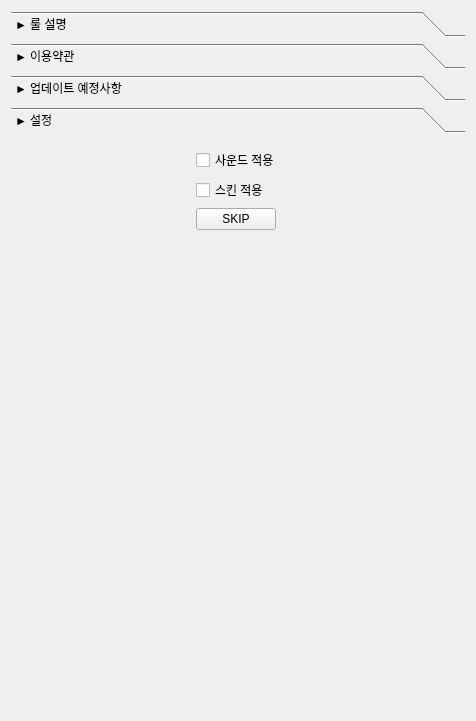
<?xml version="1.0" encoding="UTF-8"?>
<ui version="4.0">
 <class>Form</class>
 <widget class="QWidget" name="Form">
  <property name="geometry">
   <rect>
    <x>0</x>
    <y>0</y>
    <width>476</width>
    <height>721</height>
   </rect>
  </property>
  <property name="windowTitle">
   <string>Form</string>
  </property>
  <layout class="QHBoxLayout" name="horizontalLayout">
   <item>
    <widget class="QToolBox" name="toolBox">
     <property name="currentIndex">
      <number>3</number>
     </property>
     <widget class="QWidget" name="page_5">
      <property name="geometry">
       <rect>
        <x>0</x>
        <y>0</y>
        <width>452</width>
        <height>553</height>
       </rect>
      </property>
      <attribute name="label">
       <string>► 룰 설명 </string>
      </attribute>
      <layout class="QHBoxLayout" name="horizontalLayout_9">
       <item>
        <widget class="QScrollArea" name="scrollArea_4">
         <property name="widgetResizable">
          <bool>true</bool>
         </property>
         <widget class="QWidget" name="scrollAreaWidgetContents_4">
          <property name="geometry">
           <rect>
            <x>0</x>
            <y>0</y>
            <width>426</width>
            <height>527</height>
           </rect>
          </property>
          <layout class="QHBoxLayout" name="horizontalLayout_10">
           <item>
            <widget class="QTextEdit" name="textEdit_4">
             <property name="html">
              <string>&lt;!DOCTYPE HTML PUBLIC &quot;-//W3C//DTD HTML 4.0//EN&quot; &quot;http://www.w3.org/TR/REC-html40/strict.dtd&quot;&gt;
&lt;html&gt;&lt;head&gt;&lt;meta name=&quot;qrichtext&quot; content=&quot;1&quot; /&gt;&lt;style type=&quot;text/css&quot;&gt;
p, li { white-space: pre-wrap; }
&lt;/style&gt;&lt;/head&gt;&lt;body style=&quot; font-family:'.AppleSystemUIFont'; font-size:13pt; font-weight:400; font-style:normal;&quot;&gt;
&lt;p style=&quot; margin-top:0px; margin-bottom:0px; margin-left:0px; margin-right:0px; -qt-block-indent:0; text-indent:0px;&quot;&gt;룰 글로 설명 or 사진첨부&lt;/p&gt;
&lt;p style=&quot; margin-top:0px; margin-bottom:0px; margin-left:0px; margin-right:0px; -qt-block-indent:0; text-indent:0px;&quot;&gt;ㄹ&lt;/p&gt;
&lt;p style=&quot; margin-top:0px; margin-bottom:0px; margin-left:0px; margin-right:0px; -qt-block-indent:0; text-indent:0px;&quot;&gt;ㄹ&lt;/p&gt;
&lt;p style=&quot; margin-top:0px; margin-bottom:0px; margin-left:0px; margin-right:0px; -qt-block-indent:0; text-indent:0px;&quot;&gt;ㄹ&lt;/p&gt;
&lt;p style=&quot; margin-top:0px; margin-bottom:0px; margin-left:0px; margin-right:0px; -qt-block-indent:0; text-indent:0px;&quot;&gt;ㄹ&lt;/p&gt;
&lt;p style=&quot; margin-top:0px; margin-bottom:0px; margin-left:0px; margin-right:0px; -qt-block-indent:0; text-indent:0px;&quot;&gt;ㄹ&lt;/p&gt;
&lt;p style=&quot; margin-top:0px; margin-bottom:0px; margin-left:0px; margin-right:0px; -qt-block-indent:0; text-indent:0px;&quot;&gt;ㄹ&lt;/p&gt;
&lt;p style=&quot; margin-top:0px; margin-bottom:0px; margin-left:0px; margin-right:0px; -qt-block-indent:0; text-indent:0px;&quot;&gt;ㄹ&lt;/p&gt;
&lt;p style=&quot; margin-top:0px; margin-bottom:0px; margin-left:0px; margin-right:0px; -qt-block-indent:0; text-indent:0px;&quot;&gt;ㄹ&lt;/p&gt;
&lt;p style=&quot; margin-top:0px; margin-bottom:0px; margin-left:0px; margin-right:0px; -qt-block-indent:0; text-indent:0px;&quot;&gt;ㄹ&lt;/p&gt;
&lt;p style=&quot; margin-top:0px; margin-bottom:0px; margin-left:0px; margin-right:0px; -qt-block-indent:0; text-indent:0px;&quot;&gt;ㄹ&lt;/p&gt;
&lt;p style=&quot; margin-top:0px; margin-bottom:0px; margin-left:0px; margin-right:0px; -qt-block-indent:0; text-indent:0px;&quot;&gt;ㄹ&lt;/p&gt;
&lt;p style=&quot; margin-top:0px; margin-bottom:0px; margin-left:0px; margin-right:0px; -qt-block-indent:0; text-indent:0px;&quot;&gt;ㄹ&lt;/p&gt;
&lt;p style=&quot; margin-top:0px; margin-bottom:0px; margin-left:0px; margin-right:0px; -qt-block-indent:0; text-indent:0px;&quot;&gt;ㄹ&lt;/p&gt;
&lt;p style=&quot; margin-top:0px; margin-bottom:0px; margin-left:0px; margin-right:0px; -qt-block-indent:0; text-indent:0px;&quot;&gt;ㄹ&lt;/p&gt;
&lt;p style=&quot; margin-top:0px; margin-bottom:0px; margin-left:0px; margin-right:0px; -qt-block-indent:0; text-indent:0px;&quot;&gt;ㄹ&lt;/p&gt;
&lt;p style=&quot; margin-top:0px; margin-bottom:0px; margin-left:0px; margin-right:0px; -qt-block-indent:0; text-indent:0px;&quot;&gt;ㄹ&lt;/p&gt;
&lt;p style=&quot; margin-top:0px; margin-bottom:0px; margin-left:0px; margin-right:0px; -qt-block-indent:0; text-indent:0px;&quot;&gt;ㄹ&lt;/p&gt;
&lt;p style=&quot; margin-top:0px; margin-bottom:0px; margin-left:0px; margin-right:0px; -qt-block-indent:0; text-indent:0px;&quot;&gt;ㄹ&lt;/p&gt;
&lt;p style=&quot; margin-top:0px; margin-bottom:0px; margin-left:0px; margin-right:0px; -qt-block-indent:0; text-indent:0px;&quot;&gt;ㄹ&lt;/p&gt;
&lt;p style=&quot; margin-top:0px; margin-bottom:0px; margin-left:0px; margin-right:0px; -qt-block-indent:0; text-indent:0px;&quot;&gt;ㄹ&lt;/p&gt;
&lt;p style=&quot; margin-top:0px; margin-bottom:0px; margin-left:0px; margin-right:0px; -qt-block-indent:0; text-indent:0px;&quot;&gt;ㄹ&lt;/p&gt;
&lt;p style=&quot; margin-top:0px; margin-bottom:0px; margin-left:0px; margin-right:0px; -qt-block-indent:0; text-indent:0px;&quot;&gt;ㄹ&lt;/p&gt;
&lt;p style=&quot; margin-top:0px; margin-bottom:0px; margin-left:0px; margin-right:0px; -qt-block-indent:0; text-indent:0px;&quot;&gt;ㄹ&lt;/p&gt;
&lt;p style=&quot; margin-top:0px; margin-bottom:0px; margin-left:0px; margin-right:0px; -qt-block-indent:0; text-indent:0px;&quot;&gt;ㄹ&lt;/p&gt;
&lt;p style=&quot; margin-top:0px; margin-bottom:0px; margin-left:0px; margin-right:0px; -qt-block-indent:0; text-indent:0px;&quot;&gt;ㄹ&lt;/p&gt;
&lt;p style=&quot; margin-top:0px; margin-bottom:0px; margin-left:0px; margin-right:0px; -qt-block-indent:0; text-indent:0px;&quot;&gt;ㄹ&lt;/p&gt;
&lt;p style=&quot; margin-top:0px; margin-bottom:0px; margin-left:0px; margin-right:0px; -qt-block-indent:0; text-indent:0px;&quot;&gt;ㄹ&lt;/p&gt;
&lt;p style=&quot; margin-top:0px; margin-bottom:0px; margin-left:0px; margin-right:0px; -qt-block-indent:0; text-indent:0px;&quot;&gt;ㄹ&lt;/p&gt;
&lt;p style=&quot; margin-top:0px; margin-bottom:0px; margin-left:0px; margin-right:0px; -qt-block-indent:0; text-indent:0px;&quot;&gt;ㄹ&lt;/p&gt;
&lt;p style=&quot; margin-top:0px; margin-bottom:0px; margin-left:0px; margin-right:0px; -qt-block-indent:0; text-indent:0px;&quot;&gt;ㄹ&lt;/p&gt;
&lt;p style=&quot; margin-top:0px; margin-bottom:0px; margin-left:0px; margin-right:0px; -qt-block-indent:0; text-indent:0px;&quot;&gt;ㄹ&lt;/p&gt;
&lt;p style=&quot; margin-top:0px; margin-bottom:0px; margin-left:0px; margin-right:0px; -qt-block-indent:0; text-indent:0px;&quot;&gt;ㄹ&lt;/p&gt;
&lt;p style=&quot;-qt-paragraph-type:empty; margin-top:0px; margin-bottom:0px; margin-left:0px; margin-right:0px; -qt-block-indent:0; text-indent:0px;&quot;&gt;&lt;br /&gt;&lt;/p&gt;&lt;/body&gt;&lt;/html&gt;</string>
             </property>
            </widget>
           </item>
          </layout>
         </widget>
        </widget>
       </item>
      </layout>
     </widget>
     <widget class="QWidget" name="page">
      <property name="geometry">
       <rect>
        <x>0</x>
        <y>0</y>
        <width>452</width>
        <height>553</height>
       </rect>
      </property>
      <attribute name="label">
       <string>► 이용약관</string>
      </attribute>
      <layout class="QHBoxLayout" name="horizontalLayout_2">
       <item>
        <widget class="QScrollArea" name="scrollArea">
         <property name="widgetResizable">
          <bool>true</bool>
         </property>
         <widget class="QWidget" name="scrollAreaWidgetContents">
          <property name="geometry">
           <rect>
            <x>0</x>
            <y>0</y>
            <width>426</width>
            <height>527</height>
           </rect>
          </property>
          <layout class="QHBoxLayout" name="horizontalLayout_8">
           <item>
            <widget class="QTextEdit" name="textEdit_3">
             <property name="html">
              <string>&lt;!DOCTYPE HTML PUBLIC &quot;-//W3C//DTD HTML 4.0//EN&quot; &quot;http://www.w3.org/TR/REC-html40/strict.dtd&quot;&gt;
&lt;html&gt;&lt;head&gt;&lt;meta name=&quot;qrichtext&quot; content=&quot;1&quot; /&gt;&lt;style type=&quot;text/css&quot;&gt;
p, li { white-space: pre-wrap; }
&lt;/style&gt;&lt;/head&gt;&lt;body style=&quot; font-family:'.AppleSystemUIFont'; font-size:13pt; font-weight:400; font-style:normal;&quot;&gt;
&lt;p style=&quot; margin-top:0px; margin-bottom:0px; margin-left:0px; margin-right:0px; -qt-block-indent:0; text-indent:0px;&quot;&gt;ㅇ&lt;/p&gt;
&lt;p style=&quot; margin-top:0px; margin-bottom:0px; margin-left:0px; margin-right:0px; -qt-block-indent:0; text-indent:0px;&quot;&gt;ㅇ&lt;/p&gt;
&lt;p style=&quot; margin-top:0px; margin-bottom:0px; margin-left:0px; margin-right:0px; -qt-block-indent:0; text-indent:0px;&quot;&gt;ㅇ&lt;/p&gt;
&lt;p style=&quot; margin-top:0px; margin-bottom:0px; margin-left:0px; margin-right:0px; -qt-block-indent:0; text-indent:0px;&quot;&gt;ㅇ&lt;/p&gt;
&lt;p style=&quot; margin-top:0px; margin-bottom:0px; margin-left:0px; margin-right:0px; -qt-block-indent:0; text-indent:0px;&quot;&gt;ㅇ&lt;/p&gt;
&lt;p style=&quot; margin-top:0px; margin-bottom:0px; margin-left:0px; margin-right:0px; -qt-block-indent:0; text-indent:0px;&quot;&gt;ㅇ&lt;/p&gt;
&lt;p style=&quot; margin-top:0px; margin-bottom:0px; margin-left:0px; margin-right:0px; -qt-block-indent:0; text-indent:0px;&quot;&gt;ㅇ&lt;/p&gt;
&lt;p style=&quot; margin-top:0px; margin-bottom:0px; margin-left:0px; margin-right:0px; -qt-block-indent:0; text-indent:0px;&quot;&gt;ㅇ&lt;/p&gt;
&lt;p style=&quot; margin-top:0px; margin-bottom:0px; margin-left:0px; margin-right:0px; -qt-block-indent:0; text-indent:0px;&quot;&gt;ㅇ&lt;/p&gt;
&lt;p style=&quot; margin-top:0px; margin-bottom:0px; margin-left:0px; margin-right:0px; -qt-block-indent:0; text-indent:0px;&quot;&gt;ㅇ&lt;/p&gt;
&lt;p style=&quot; margin-top:0px; margin-bottom:0px; margin-left:0px; margin-right:0px; -qt-block-indent:0; text-indent:0px;&quot;&gt;ㅇ&lt;/p&gt;
&lt;p style=&quot; margin-top:0px; margin-bottom:0px; margin-left:0px; margin-right:0px; -qt-block-indent:0; text-indent:0px;&quot;&gt;ㅇ&lt;/p&gt;
&lt;p style=&quot; margin-top:0px; margin-bottom:0px; margin-left:0px; margin-right:0px; -qt-block-indent:0; text-indent:0px;&quot;&gt;ㅇ&lt;/p&gt;
&lt;p style=&quot; margin-top:0px; margin-bottom:0px; margin-left:0px; margin-right:0px; -qt-block-indent:0; text-indent:0px;&quot;&gt;ㅇ&lt;/p&gt;
&lt;p style=&quot; margin-top:0px; margin-bottom:0px; margin-left:0px; margin-right:0px; -qt-block-indent:0; text-indent:0px;&quot;&gt;ㅇ&lt;/p&gt;
&lt;p style=&quot; margin-top:0px; margin-bottom:0px; margin-left:0px; margin-right:0px; -qt-block-indent:0; text-indent:0px;&quot;&gt;ㅇ&lt;/p&gt;
&lt;p style=&quot; margin-top:0px; margin-bottom:0px; margin-left:0px; margin-right:0px; -qt-block-indent:0; text-indent:0px;&quot;&gt;ㅇ&lt;/p&gt;
&lt;p style=&quot; margin-top:0px; margin-bottom:0px; margin-left:0px; margin-right:0px; -qt-block-indent:0; text-indent:0px;&quot;&gt;ㅇ&lt;/p&gt;
&lt;p style=&quot; margin-top:0px; margin-bottom:0px; margin-left:0px; margin-right:0px; -qt-block-indent:0; text-indent:0px;&quot;&gt;ㅇ&lt;/p&gt;
&lt;p style=&quot; margin-top:0px; margin-bottom:0px; margin-left:0px; margin-right:0px; -qt-block-indent:0; text-indent:0px;&quot;&gt;ㅇ&lt;/p&gt;
&lt;p style=&quot; margin-top:0px; margin-bottom:0px; margin-left:0px; margin-right:0px; -qt-block-indent:0; text-indent:0px;&quot;&gt;ㅇ&lt;/p&gt;
&lt;p style=&quot; margin-top:0px; margin-bottom:0px; margin-left:0px; margin-right:0px; -qt-block-indent:0; text-indent:0px;&quot;&gt;ㅇ&lt;/p&gt;
&lt;p style=&quot; margin-top:0px; margin-bottom:0px; margin-left:0px; margin-right:0px; -qt-block-indent:0; text-indent:0px;&quot;&gt;ㅇ&lt;/p&gt;
&lt;p style=&quot; margin-top:0px; margin-bottom:0px; margin-left:0px; margin-right:0px; -qt-block-indent:0; text-indent:0px;&quot;&gt;ㅇ&lt;/p&gt;
&lt;p style=&quot; margin-top:0px; margin-bottom:0px; margin-left:0px; margin-right:0px; -qt-block-indent:0; text-indent:0px;&quot;&gt;ㅇ&lt;/p&gt;
&lt;p style=&quot; margin-top:0px; margin-bottom:0px; margin-left:0px; margin-right:0px; -qt-block-indent:0; text-indent:0px;&quot;&gt;ㅇ&lt;/p&gt;
&lt;p style=&quot; margin-top:0px; margin-bottom:0px; margin-left:0px; margin-right:0px; -qt-block-indent:0; text-indent:0px;&quot;&gt;ㅇ&lt;/p&gt;
&lt;p style=&quot; margin-top:0px; margin-bottom:0px; margin-left:0px; margin-right:0px; -qt-block-indent:0; text-indent:0px;&quot;&gt;ㅇ&lt;/p&gt;
&lt;p style=&quot; margin-top:0px; margin-bottom:0px; margin-left:0px; margin-right:0px; -qt-block-indent:0; text-indent:0px;&quot;&gt;ㅇ&lt;/p&gt;
&lt;p style=&quot; margin-top:0px; margin-bottom:0px; margin-left:0px; margin-right:0px; -qt-block-indent:0; text-indent:0px;&quot;&gt;ㅇ&lt;/p&gt;
&lt;p style=&quot; margin-top:0px; margin-bottom:0px; margin-left:0px; margin-right:0px; -qt-block-indent:0; text-indent:0px;&quot;&gt;ㅇ&lt;/p&gt;
&lt;p style=&quot; margin-top:0px; margin-bottom:0px; margin-left:0px; margin-right:0px; -qt-block-indent:0; text-indent:0px;&quot;&gt;ㅇ&lt;/p&gt;
&lt;p style=&quot; margin-top:0px; margin-bottom:0px; margin-left:0px; margin-right:0px; -qt-block-indent:0; text-indent:0px;&quot;&gt;ㅇ&lt;/p&gt;
&lt;p style=&quot; margin-top:0px; margin-bottom:0px; margin-left:0px; margin-right:0px; -qt-block-indent:0; text-indent:0px;&quot;&gt;ㅇ&lt;/p&gt;
&lt;p style=&quot; margin-top:0px; margin-bottom:0px; margin-left:0px; margin-right:0px; -qt-block-indent:0; text-indent:0px;&quot;&gt;ㅇ&lt;/p&gt;
&lt;p style=&quot; margin-top:0px; margin-bottom:0px; margin-left:0px; margin-right:0px; -qt-block-indent:0; text-indent:0px;&quot;&gt;ㅇ&lt;/p&gt;
&lt;p style=&quot; margin-top:0px; margin-bottom:0px; margin-left:0px; margin-right:0px; -qt-block-indent:0; text-indent:0px;&quot;&gt;ㅇ&lt;/p&gt;
&lt;p style=&quot; margin-top:0px; margin-bottom:0px; margin-left:0px; margin-right:0px; -qt-block-indent:0; text-indent:0px;&quot;&gt;ㅇ&lt;/p&gt;
&lt;p style=&quot; margin-top:0px; margin-bottom:0px; margin-left:0px; margin-right:0px; -qt-block-indent:0; text-indent:0px;&quot;&gt;ㅇ&lt;/p&gt;
&lt;p style=&quot; margin-top:0px; margin-bottom:0px; margin-left:0px; margin-right:0px; -qt-block-indent:0; text-indent:0px;&quot;&gt;ㅇ&lt;/p&gt;
&lt;p style=&quot; margin-top:0px; margin-bottom:0px; margin-left:0px; margin-right:0px; -qt-block-indent:0; text-indent:0px;&quot;&gt;ㅇ&lt;/p&gt;
&lt;p style=&quot; margin-top:0px; margin-bottom:0px; margin-left:0px; margin-right:0px; -qt-block-indent:0; text-indent:0px;&quot;&gt;ㅇ&lt;/p&gt;
&lt;p style=&quot;-qt-paragraph-type:empty; margin-top:0px; margin-bottom:0px; margin-left:0px; margin-right:0px; -qt-block-indent:0; text-indent:0px;&quot;&gt;&lt;br /&gt;&lt;/p&gt;&lt;/body&gt;&lt;/html&gt;</string>
             </property>
            </widget>
           </item>
          </layout>
         </widget>
        </widget>
       </item>
      </layout>
     </widget>
     <widget class="QWidget" name="page_3">
      <property name="geometry">
       <rect>
        <x>0</x>
        <y>0</y>
        <width>452</width>
        <height>553</height>
       </rect>
      </property>
      <attribute name="label">
       <string>► 업데이트 예정사항</string>
      </attribute>
      <layout class="QHBoxLayout" name="horizontalLayout_4">
       <item>
        <widget class="QScrollArea" name="scrollArea_3">
         <property name="widgetResizable">
          <bool>true</bool>
         </property>
         <widget class="QWidget" name="scrollAreaWidgetContents_3">
          <property name="geometry">
           <rect>
            <x>0</x>
            <y>0</y>
            <width>426</width>
            <height>527</height>
           </rect>
          </property>
          <layout class="QHBoxLayout" name="horizontalLayout_6">
           <item>
            <widget class="QTextEdit" name="textEdit">
             <property name="html">
              <string>&lt;!DOCTYPE HTML PUBLIC &quot;-//W3C//DTD HTML 4.0//EN&quot; &quot;http://www.w3.org/TR/REC-html40/strict.dtd&quot;&gt;
&lt;html&gt;&lt;head&gt;&lt;meta name=&quot;qrichtext&quot; content=&quot;1&quot; /&gt;&lt;style type=&quot;text/css&quot;&gt;
p, li { white-space: pre-wrap; }
&lt;/style&gt;&lt;/head&gt;&lt;body style=&quot; font-family:'.AppleSystemUIFont'; font-size:13pt; font-weight:400; font-style:normal;&quot;&gt;
&lt;p style=&quot; margin-top:0px; margin-bottom:0px; margin-left:0px; margin-right:0px; -qt-block-indent:0; text-indent:0px;&quot;&gt;ㅋ&lt;/p&gt;
&lt;p style=&quot; margin-top:0px; margin-bottom:0px; margin-left:0px; margin-right:0px; -qt-block-indent:0; text-indent:0px;&quot;&gt;ㅋ&lt;/p&gt;
&lt;p style=&quot; margin-top:0px; margin-bottom:0px; margin-left:0px; margin-right:0px; -qt-block-indent:0; text-indent:0px;&quot;&gt;ㅋ&lt;/p&gt;
&lt;p style=&quot; margin-top:0px; margin-bottom:0px; margin-left:0px; margin-right:0px; -qt-block-indent:0; text-indent:0px;&quot;&gt;ㅋ&lt;/p&gt;
&lt;p style=&quot; margin-top:0px; margin-bottom:0px; margin-left:0px; margin-right:0px; -qt-block-indent:0; text-indent:0px;&quot;&gt;ㅋ&lt;/p&gt;
&lt;p style=&quot; margin-top:0px; margin-bottom:0px; margin-left:0px; margin-right:0px; -qt-block-indent:0; text-indent:0px;&quot;&gt;ㅋ&lt;/p&gt;
&lt;p style=&quot; margin-top:0px; margin-bottom:0px; margin-left:0px; margin-right:0px; -qt-block-indent:0; text-indent:0px;&quot;&gt;ㅋ&lt;/p&gt;
&lt;p style=&quot; margin-top:0px; margin-bottom:0px; margin-left:0px; margin-right:0px; -qt-block-indent:0; text-indent:0px;&quot;&gt;ㅋ&lt;/p&gt;
&lt;p style=&quot; margin-top:0px; margin-bottom:0px; margin-left:0px; margin-right:0px; -qt-block-indent:0; text-indent:0px;&quot;&gt;ㅋ&lt;/p&gt;
&lt;p style=&quot; margin-top:0px; margin-bottom:0px; margin-left:0px; margin-right:0px; -qt-block-indent:0; text-indent:0px;&quot;&gt;ㅋ&lt;/p&gt;
&lt;p style=&quot; margin-top:0px; margin-bottom:0px; margin-left:0px; margin-right:0px; -qt-block-indent:0; text-indent:0px;&quot;&gt;ㅋ&lt;/p&gt;
&lt;p style=&quot; margin-top:0px; margin-bottom:0px; margin-left:0px; margin-right:0px; -qt-block-indent:0; text-indent:0px;&quot;&gt;ㅋ&lt;/p&gt;
&lt;p style=&quot; margin-top:0px; margin-bottom:0px; margin-left:0px; margin-right:0px; -qt-block-indent:0; text-indent:0px;&quot;&gt;ㅋ&lt;/p&gt;
&lt;p style=&quot; margin-top:0px; margin-bottom:0px; margin-left:0px; margin-right:0px; -qt-block-indent:0; text-indent:0px;&quot;&gt;ㅋ&lt;/p&gt;
&lt;p style=&quot; margin-top:0px; margin-bottom:0px; margin-left:0px; margin-right:0px; -qt-block-indent:0; text-indent:0px;&quot;&gt;ㅋ&lt;/p&gt;
&lt;p style=&quot; margin-top:0px; margin-bottom:0px; margin-left:0px; margin-right:0px; -qt-block-indent:0; text-indent:0px;&quot;&gt;ㅋ&lt;/p&gt;
&lt;p style=&quot; margin-top:0px; margin-bottom:0px; margin-left:0px; margin-right:0px; -qt-block-indent:0; text-indent:0px;&quot;&gt;ㅋ&lt;/p&gt;
&lt;p style=&quot; margin-top:0px; margin-bottom:0px; margin-left:0px; margin-right:0px; -qt-block-indent:0; text-indent:0px;&quot;&gt;ㅋ&lt;/p&gt;
&lt;p style=&quot; margin-top:0px; margin-bottom:0px; margin-left:0px; margin-right:0px; -qt-block-indent:0; text-indent:0px;&quot;&gt;ㅋ&lt;/p&gt;
&lt;p style=&quot; margin-top:0px; margin-bottom:0px; margin-left:0px; margin-right:0px; -qt-block-indent:0; text-indent:0px;&quot;&gt;ㅋ&lt;/p&gt;
&lt;p style=&quot; margin-top:0px; margin-bottom:0px; margin-left:0px; margin-right:0px; -qt-block-indent:0; text-indent:0px;&quot;&gt;ㅋ&lt;/p&gt;
&lt;p style=&quot; margin-top:0px; margin-bottom:0px; margin-left:0px; margin-right:0px; -qt-block-indent:0; text-indent:0px;&quot;&gt;ㅋ&lt;/p&gt;
&lt;p style=&quot; margin-top:0px; margin-bottom:0px; margin-left:0px; margin-right:0px; -qt-block-indent:0; text-indent:0px;&quot;&gt;ㅋ&lt;/p&gt;
&lt;p style=&quot; margin-top:0px; margin-bottom:0px; margin-left:0px; margin-right:0px; -qt-block-indent:0; text-indent:0px;&quot;&gt;ㅋ&lt;/p&gt;
&lt;p style=&quot; margin-top:0px; margin-bottom:0px; margin-left:0px; margin-right:0px; -qt-block-indent:0; text-indent:0px;&quot;&gt;ㅋ&lt;/p&gt;
&lt;p style=&quot; margin-top:0px; margin-bottom:0px; margin-left:0px; margin-right:0px; -qt-block-indent:0; text-indent:0px;&quot;&gt;ㅋ&lt;/p&gt;
&lt;p style=&quot; margin-top:0px; margin-bottom:0px; margin-left:0px; margin-right:0px; -qt-block-indent:0; text-indent:0px;&quot;&gt;ㅋ&lt;/p&gt;
&lt;p style=&quot; margin-top:0px; margin-bottom:0px; margin-left:0px; margin-right:0px; -qt-block-indent:0; text-indent:0px;&quot;&gt;ㅋ&lt;/p&gt;
&lt;p style=&quot; margin-top:0px; margin-bottom:0px; margin-left:0px; margin-right:0px; -qt-block-indent:0; text-indent:0px;&quot;&gt;ㅋ&lt;/p&gt;
&lt;p style=&quot; margin-top:0px; margin-bottom:0px; margin-left:0px; margin-right:0px; -qt-block-indent:0; text-indent:0px;&quot;&gt;ㅋ&lt;/p&gt;
&lt;p style=&quot; margin-top:0px; margin-bottom:0px; margin-left:0px; margin-right:0px; -qt-block-indent:0; text-indent:0px;&quot;&gt;ㅋ&lt;/p&gt;
&lt;p style=&quot; margin-top:0px; margin-bottom:0px; margin-left:0px; margin-right:0px; -qt-block-indent:0; text-indent:0px;&quot;&gt;ㅋ&lt;/p&gt;
&lt;p style=&quot; margin-top:0px; margin-bottom:0px; margin-left:0px; margin-right:0px; -qt-block-indent:0; text-indent:0px;&quot;&gt;ㅋ&lt;/p&gt;
&lt;p style=&quot; margin-top:0px; margin-bottom:0px; margin-left:0px; margin-right:0px; -qt-block-indent:0; text-indent:0px;&quot;&gt;ㅋ&lt;/p&gt;
&lt;p style=&quot; margin-top:0px; margin-bottom:0px; margin-left:0px; margin-right:0px; -qt-block-indent:0; text-indent:0px;&quot;&gt;ㅋ&lt;/p&gt;
&lt;p style=&quot; margin-top:0px; margin-bottom:0px; margin-left:0px; margin-right:0px; -qt-block-indent:0; text-indent:0px;&quot;&gt;ㅋ&lt;/p&gt;
&lt;p style=&quot; margin-top:0px; margin-bottom:0px; margin-left:0px; margin-right:0px; -qt-block-indent:0; text-indent:0px;&quot;&gt;ㅋ&lt;/p&gt;
&lt;p style=&quot; margin-top:0px; margin-bottom:0px; margin-left:0px; margin-right:0px; -qt-block-indent:0; text-indent:0px;&quot;&gt;ㅋ&lt;/p&gt;
&lt;p style=&quot; margin-top:0px; margin-bottom:0px; margin-left:0px; margin-right:0px; -qt-block-indent:0; text-indent:0px;&quot;&gt;ㅋ&lt;/p&gt;
&lt;p style=&quot; margin-top:0px; margin-bottom:0px; margin-left:0px; margin-right:0px; -qt-block-indent:0; text-indent:0px;&quot;&gt;ㅋ&lt;/p&gt;
&lt;p style=&quot; margin-top:0px; margin-bottom:0px; margin-left:0px; margin-right:0px; -qt-block-indent:0; text-indent:0px;&quot;&gt;ㅋ&lt;/p&gt;
&lt;p style=&quot; margin-top:0px; margin-bottom:0px; margin-left:0px; margin-right:0px; -qt-block-indent:0; text-indent:0px;&quot;&gt;ㅋ&lt;/p&gt;
&lt;p style=&quot; margin-top:0px; margin-bottom:0px; margin-left:0px; margin-right:0px; -qt-block-indent:0; text-indent:0px;&quot;&gt;ㅋ&lt;/p&gt;
&lt;p style=&quot; margin-top:0px; margin-bottom:0px; margin-left:0px; margin-right:0px; -qt-block-indent:0; text-indent:0px;&quot;&gt;ㅋ&lt;/p&gt;
&lt;p style=&quot; margin-top:0px; margin-bottom:0px; margin-left:0px; margin-right:0px; -qt-block-indent:0; text-indent:0px;&quot;&gt;ㅋ&lt;/p&gt;
&lt;p style=&quot; margin-top:0px; margin-bottom:0px; margin-left:0px; margin-right:0px; -qt-block-indent:0; text-indent:0px;&quot;&gt;ㅋ&lt;/p&gt;
&lt;p style=&quot; margin-top:0px; margin-bottom:0px; margin-left:0px; margin-right:0px; -qt-block-indent:0; text-indent:0px;&quot;&gt;ㅋ&lt;/p&gt;
&lt;p style=&quot; margin-top:0px; margin-bottom:0px; margin-left:0px; margin-right:0px; -qt-block-indent:0; text-indent:0px;&quot;&gt;ㅋ&lt;/p&gt;
&lt;p style=&quot; margin-top:0px; margin-bottom:0px; margin-left:0px; margin-right:0px; -qt-block-indent:0; text-indent:0px;&quot;&gt;ㅋ&lt;/p&gt;
&lt;p style=&quot; margin-top:0px; margin-bottom:0px; margin-left:0px; margin-right:0px; -qt-block-indent:0; text-indent:0px;&quot;&gt;ㅋ&lt;/p&gt;&lt;/body&gt;&lt;/html&gt;</string>
             </property>
            </widget>
           </item>
          </layout>
         </widget>
        </widget>
       </item>
      </layout>
     </widget>
     <widget class="QWidget" name="page_4">
      <property name="geometry">
       <rect>
        <x>0</x>
        <y>0</y>
        <width>452</width>
        <height>553</height>
       </rect>
      </property>
      <attribute name="label">
       <string>► 설정</string>
      </attribute>
      <layout class="QHBoxLayout" name="horizontalLayout_5">
       <item>
        <layout class="QVBoxLayout" name="verticalLayout">
         <item>
          <widget class="QCheckBox" name="checkBox">
           <property name="sizePolicy">
            <sizepolicy hsizetype="Minimum" vsizetype="Fixed">
             <horstretch>0</horstretch>
             <verstretch>0</verstretch>
            </sizepolicy>
           </property>
           <property name="text">
            <string>사운드 적용</string>
           </property>
          </widget>
         </item>
         <item>
          <widget class="QCheckBox" name="checkBox_2">
           <property name="text">
            <string>스킨 적용</string>
           </property>
          </widget>
         </item>
         <item>
          <widget class="QPushButton" name="pushButton_3">
           <property name="sizePolicy">
            <sizepolicy hsizetype="Maximum" vsizetype="Fixed">
             <horstretch>0</horstretch>
             <verstretch>0</verstretch>
            </sizepolicy>
           </property>
           <property name="text">
            <string>SKIP</string>
           </property>
          </widget>
         </item>
         <item>
          <spacer name="verticalSpacer">
           <property name="orientation">
            <enum>Qt::Vertical</enum>
           </property>
           <property name="sizeType">
            <enum>QSizePolicy::Maximum</enum>
           </property>
           <property name="sizeHint" stdset="0">
            <size>
             <width>20</width>
             <height>500</height>
            </size>
           </property>
          </spacer>
         </item>
        </layout>
       </item>
      </layout>
     </widget>
    </widget>
   </item>
  </layout>
 </widget>
 <resources/>
 <connections/>
</ui>
